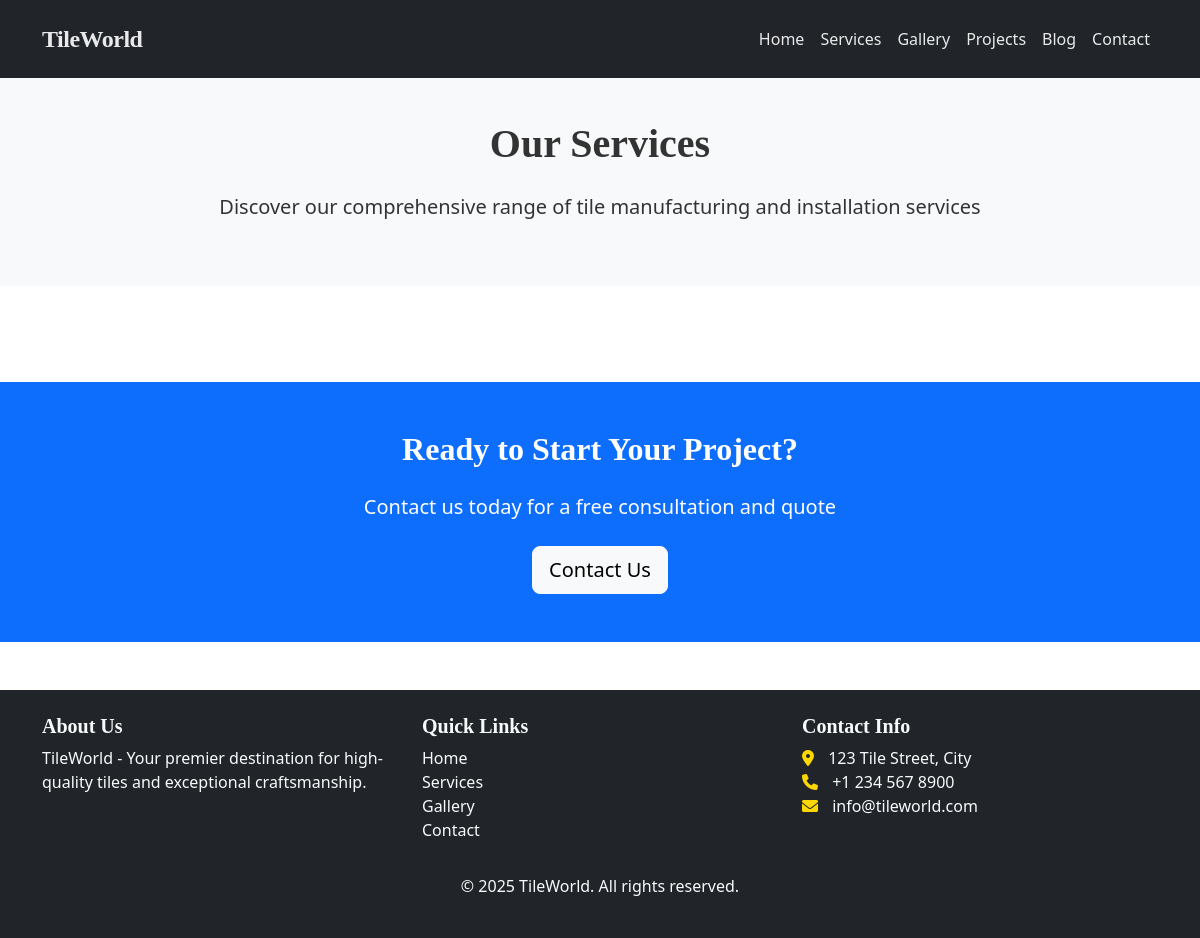
/services/, run on an earlier commit of the app's database.
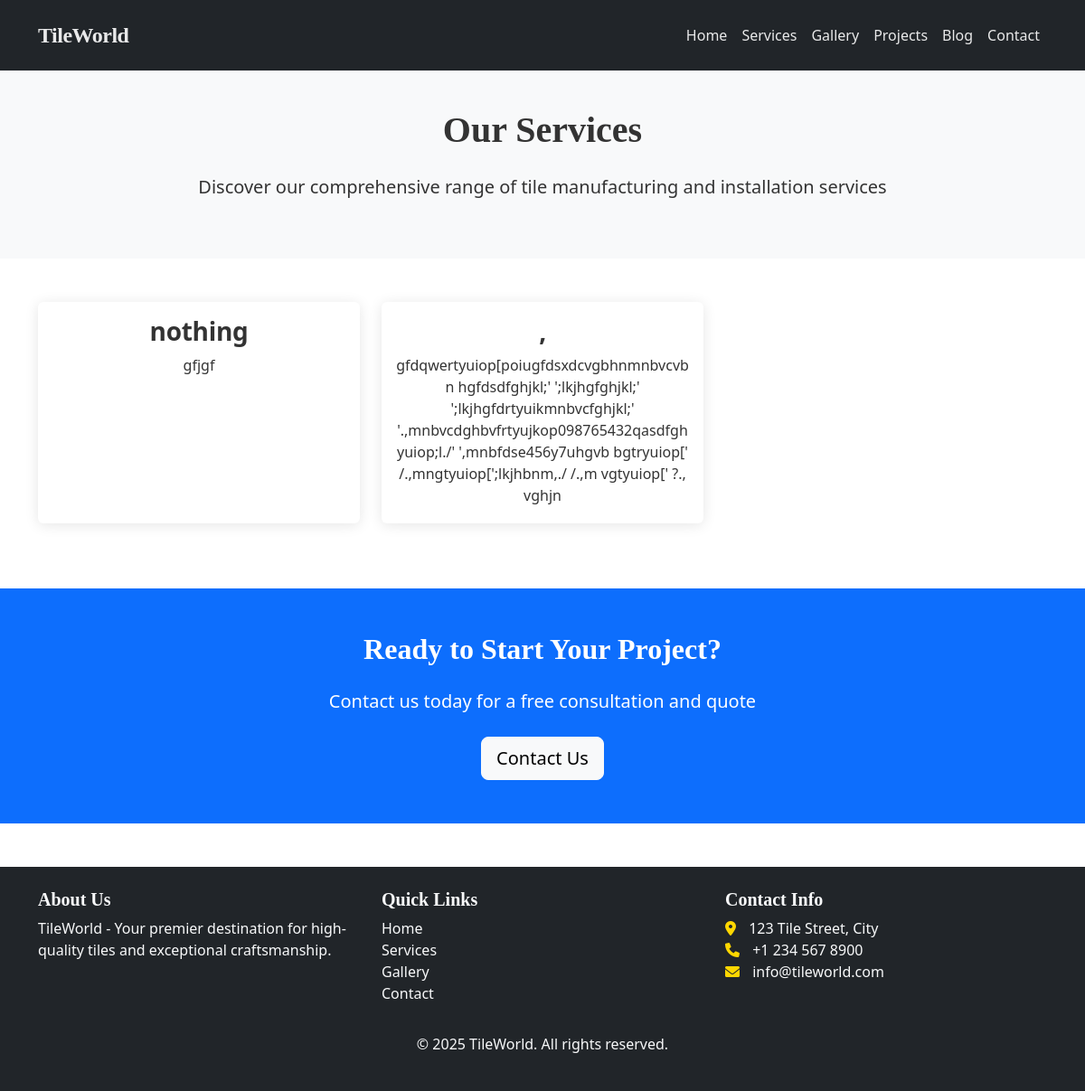
And on a later commit of the database.
### core/models.py (models this page shows, shortened)
class Service(models.Model):
    title = models.CharField(max_length=200)
    description = models.TextField()
    icon = models.CharField(max_length=50, help_text='Font Awesome icon class')
    created_at = models.DateTimeField(auto_now_add=True)

### core/views.py (the view)
# urls.py: path('services/', views.services, name='services'),
def services(request):
    services = Service.objects.all()
    return render(request, 'core/services.html', {'services': services})

### templates/core/services.html (shortened to what this page needs)
{% extends 'base.html' %}
{% load static %}
{% block content %}
<section class="py-5 bg-light">
    <div class="container">
        <h1 class="text-center mb-4">Our Services</h1>
        <p class="text-center lead">Discover our comprehensive range of tile manufacturing and installation services</p>
    </div>
</section>
<section class="services py-5">
    <div class="container">
        <div class="row">
            {% for service in services %}
            <div class="col-md-4 mb-4">
                <div class="card h-100">
                    <div class="card-body text-center">
                        <h3 class="card-title">{{ service.title }}</h3>
                        <p class="card-text">{{ service.description }}</p>
                    </div>
                </div>
            </div>
            {% endfor %}
        </div>
    </div>
</section>
<section class="bg-primary text-white py-5">
    <div class="container text-center">
        <h2 class="mb-4">Ready to Start Your Project?</h2>
        <p class="lead mb-4">Contact us today for a free consultation and quote</p>
        <a href="{% url 'contact' %}" class="btn btn-light btn-lg">Contact Us</a>
    </div>
</section>
{% endblock %}

### templates/base.html (shortened to what this page needs)
<!DOCTYPE html>
{% load static %}
<html lang="en">
<head>
    <link href="https://cdn.jsdelivr.net/npm/bootstrap@5.3.0/dist/css/bootstrap.min.css" rel="stylesheet">
    <link href="https://cdnjs.cloudflare.com/ajax/libs/font-awesome/6.0.0/css/all.min.css" rel="stylesheet">
    <link href="https://unpkg.com/aos@2.3.1/dist/aos.css" rel="stylesheet">
    <link href="{% static 'css/preloader.css' %}" rel="stylesheet">
    <link href="{% static 'css/style.css' %}" rel="stylesheet">
</head>
<body>
    <nav class="navbar navbar-expand-lg navbar-dark bg-dark fixed-top">
        <div class="container">
            <a class="navbar-brand d-flex align-items-center" href="{% url 'home' %}">
                <span>TileWorld</span>
            </a>
            <div class="collapse navbar-collapse" id="navbarNav">
                <ul class="navbar-nav ms-auto">
                    <li class="nav-item">
                        <a class="nav-link" href="{% url 'home' %}">Home</a>
                    </li>
                    <li class="nav-item">
                        <a class="nav-link" href="{% url 'services' %}">Services</a>
                    </li>
                    <li class="nav-item">
                        <a class="nav-link" href="{% url 'gallery' %}">Gallery</a>
                    </li>
                    <li class="nav-item">
                        <a class="nav-link" href="{% url 'projects' %}">Projects</a>
                    </li>
                    <li class="nav-item">
                        <a class="nav-link" href="{% url 'blog' %}">Blog</a>
                    </li>
                    <li class="nav-item">
                        <a class="nav-link" href="{% url 'contact' %}">Contact</a>
                    </li>
                </ul>
            </div>
        </div>
    </nav>
    <main class="mt-5 pt-4">
        {% block content %}{% endblock %}
    </main>
    <footer class="bg-dark text-light py-4 mt-5">
        <div class="container">
            <div class="row">
                <div class="col-md-4">
                    <h5>About Us</h5>
                    <p>TileWorld - Your premier destination for high-quality tiles and exceptional craftsmanship.</p>
                </div>
                <div class="col-md-4">
                    <h5>Quick Links</h5>
                    <ul class="list-unstyled">
                        <li><a href="{% url 'home' %}" class="text-light">Home</a></li>
                        <li><a href="{% url 'services' %}" class="text-light">Services</a></li>
                        <li><a href="{% url 'gallery' %}" class="text-light">Gallery</a></li>
                        <li><a href="{% url 'contact' %}" class="text-light">Contact</a></li>
                    </ul>
                </div>
                <div class="col-md-4">
                    <h5>Contact Info</h5>
                    <ul class="list-unstyled">
                        <li><i class="fas fa-map-marker-alt"></i> 123 Tile Street, City</li>
                        <li><i class="fas fa-phone"></i> +1 234 567 8900</li>
                        <li><i class="fas fa-envelope"></i> info@tileworld.com</li>
                    </ul>
                </div>
            </div>
            <div class="text-center mt-3">
                <p>&copy; {% now "Y" %} TileWorld. All rights reserved.</p>
            </div>
        </div>
    </footer>
</body>
</html>

### static/css/style.css (style rules this page uses)
body { font-family: system-ui, -apple-system, BlinkMacSystemFont, 'Segoe UI', Roboto, Oxygen, Ubuntu, Cantarell, sans-serif; overflow-x: hidden; }
h1, h2, h3, h4, h5, h6, .navbar-brand { font-family: 'Media Times', 'Times New Roman', serif; font-weight: 600; }
:root { --primary-color: #555555; --secondary-color: #777777; --accent-color: #ffd700; --text-color: #333333; --bg-color: #ffffff; --light-gray: #f0f0f0; --card-bg: #ffffff; --card-shadow: rgba(0,0,0,0.1); --navbar-text: rgba(255,255,255,0.9); --footer-bg: #444444; --footer-text: #ffffff; }
body { background-color: var(--bg-color); color: var(--text-color); }
.navbar { transition: all 0.3s ease; padding: 1rem 0; }
.navbar-brand { font-weight: bold; font-size: 1.5rem; color: var(--navbar-text) !important; }
.nav-link { color: var(--navbar-text) !important; transition: color 0.3s, transform 0.3s; }
.services .card, .projects .card, .testimonials .card { background-color: var(--card-bg); color: var(--text-color); border: none; box-shadow: 0 2px 15px var(--card-shadow); transition: all 0.3s ease; border-bottom: 3px solid transparent; }
footer { background: var(--footer-bg); color: var(--footer-text); }
.btn { transition: transform 0.3s, box-shadow 0.3s; }
footer a { color: var(--navbar-text); text-decoration: none; transition: color 0.3s; }
footer i { margin-right: 10px; color: var(--accent-color); }
.navbar-brand { font-weight: 700; font-size: 1.5rem; letter-spacing: -0.5px; }
.nav-link { font-family: 'Inter', system-ui, -apple-system, sans-serif; font-weight: 500; }
.services .card-title, .projects .card-title, .testimonials .card-title, .blog-post .post-title { font-family: 'Poppins', system-ui, -apple-system, sans-serif; font-weight: 600; letter-spacing: -0.3px; }
.card-title { font-family: system-ui, -apple-system, BlinkMacSystemFont, 'Segoe UI', Roboto, sans-serif; font-weight: 500; }
.nav-link { font-family: system-ui, -apple-system, BlinkMacSystemFont, 'Segoe UI', Roboto, sans-serif; font-weight: 500; }

What changed in the data, as far as the page shows it:
added Service: title "nothing", description "gfjgf"
added Service: title ",", description "gfdqwertyuiop[poiugfdsxdcvgbhnmnbvcvbn hgfdsdfghjkl;' ';lkjhgfghjkl;' ';lkjhgfdrtyuikmnbvcfghjkl;' '.,mnbvcdghbvfrtyujkop098765432qasdfghyuiop;l./' ',mnbfdse456y7uhgvb bgtryuiop[' /.,mngtyuiop[';lkjhbnm,./ /.,m vgtyuiop[' ?., vghjn"
